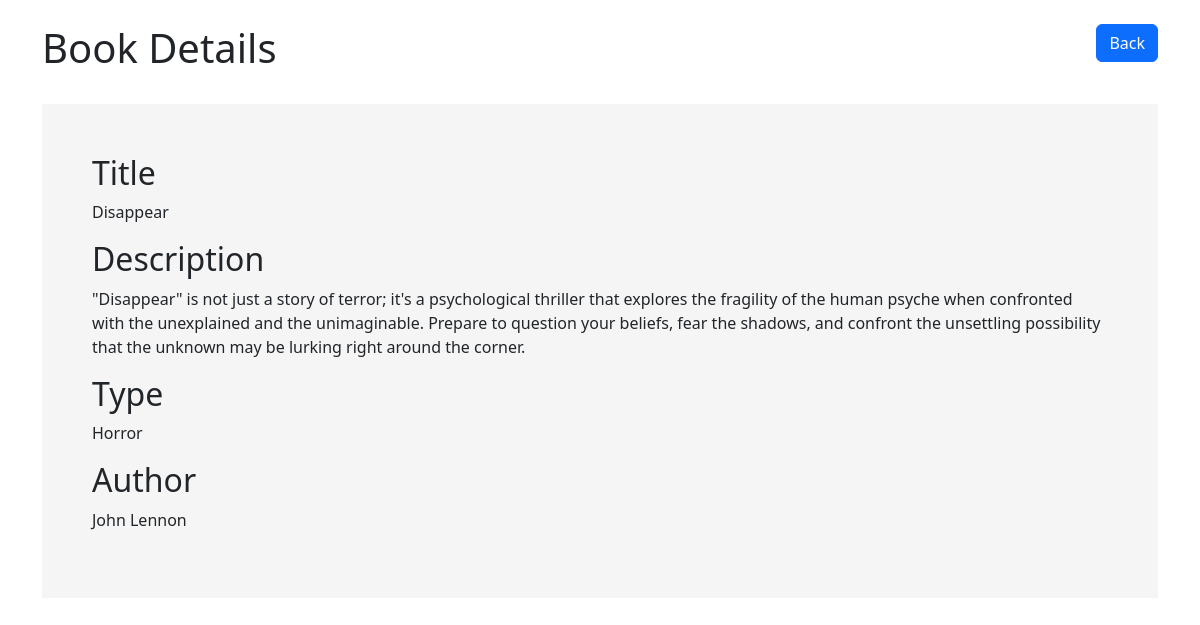
Screenshot of /view.php?id=3 with the database file from the repository.
### tables this page shows
CREATE TABLE `books` (
  `id` int NOT NULL,
  `title` varchar(128) NOT NULL,
  `author` varchar(128) NOT NULL,
  `type` varchar(50) NOT NULL,
  `description` text NOT NULL
);

### view.php (the view, shortened to what this page needs)
<!DOCTYPE html>
<html lang="en">
<head>
    <link rel="stylesheet" href="https://cdn.jsdelivr.net/npm/bootstrap@5.2.3/dist/css/bootstrap.min.css">
</head>
<body>
    <div class="container">
        <header class="d-flex justify-content-between my-4">
            <h1>Book Details</h1>
            <div>
                <a href="index.php" class="btn btn-primary">Back</a>
            </div>
        </header>
        <div class="book-details my-4">
            <?php
                if(isset($_GET["id"])){
                    $id = $_GET["id"];
                    include("connect.php");
                    $sql = "SELECT * FROM books WHERE id=$id";
                    $result = mysqli_query($conn, $sql);
                    $row = mysqli_fetch_array($result);
                ?>
                <h2>Title</h2>
                <p><?php echo $row["title"]; ?></p>
                <h2>Description</h2>
                <p><?php echo $row["description"]; ?></p>
                <h2>Type</h2>
                <p><?php echo $row["type"]; ?></p>
                <h2>Author</h2>
                <p><?php echo $row["author"]; ?></p>
                <?php
                }
            ?>
        </div>
    </div>
</body>
</html>

### view.php (style rules this page uses)
.book-details { background: #f5f5f5; padding: 50px; }

### rows the page displays
books: title "Disappear", description "\"Disappear\" is not just a story of terror; it's a psychological thriller that explores the fragility of the human psyche when confronted with the unexplained and the unimaginable. Prepare to question your beliefs, fear the shadows, and confront the unsettling possibility that the unknown may be lurking right around the corner.", type "Horror", author "John Lennon"
